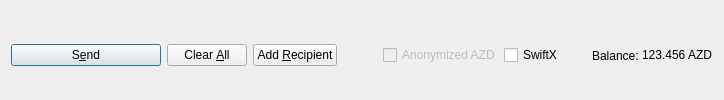
         <widget class="QFrame" name="frame_Send">
          <layout class="QHBoxLayout" name="horizontalLayout">
           <property name="bottomMargin">
            <number>0</number>
           </property>
           <item>
            <widget class="QPushButton" name="sendButton">
             <property name="minimumSize">
              <size>
               <width>150</width>
               <height>0</height>
              </size>
             </property>
             <property name="toolTip">
              <string>Confirm the send action</string>
             </property>
             <property name="text">
              <string>S&amp;end</string>
             </property>
             <property name="icon">
              <iconset resource="../anzudark.qrc">
               <normaloff>:/icons/send</normaloff>:/icons/send</iconset>
             </property>
             <property name="autoDefault">
              <bool>false</bool>
             </property>
             <property name="default">
              <bool>true</bool>
             </property>
            </widget>
           </item>
           <item>
            <widget class="QPushButton" name="clearButton">
             <property name="sizePolicy">
              <sizepolicy hsizetype="Minimum" vsizetype="Fixed">
               <horstretch>0</horstretch>
               <verstretch>0</verstretch>
              </sizepolicy>
             </property>
             <property name="toolTip">
              <string>Clear all fields of the form.</string>
             </property>
             <property name="text">
              <string>Clear &amp;All</string>
             </property>
             <property name="icon">
              <iconset resource="../anzudark.qrc">
               <normaloff>:/icons/remove</normaloff>:/icons/remove</iconset>
             </property>
             <property name="autoDefault">
              <bool>false</bool>
             </property>
            </widget>
           </item>
           <item>
            <widget class="QPushButton" name="addButton">
             <property name="toolTip">
              <string>Send to multiple recipients at once</string>
             </property>
             <property name="text">
              <string>Add &amp;Recipient</string>
             </property>
             <property name="icon">
              <iconset resource="../anzudark.qrc">
               <normaloff>:/icons/add</normaloff>:/icons/add</iconset>
             </property>
             <property name="autoDefault">
              <bool>false</bool>
             </property>
            </widget>
           </item>
           <item>
            <spacer name="horizontalSpacer">
             <property name="orientation">
              <enum>Qt::Horizontal</enum>
             </property>
             <property name="sizeHint" stdset="0">
              <size>
               <width>40</width>
               <height>20</height>
              </size>
             </property>
            </spacer>
           </item>
           <item>
            <layout class="QHBoxLayout" name="horizontalLayout_2">
             <property name="spacing">
              <number>3</number>
             </property>
             <item>
              <widget class="QCheckBox" name="checkzAZD">
               <property name="enabled">
                <bool>false</bool>
               </property>
               <property name="text">
                <string>Anonymized AZD</string>
               </property>
              </widget>
             </item>
             <item>
              <widget class="QCheckBox" name="checkSwiftTX">
               <property name="enabled">
                <bool>true</bool>
               </property>
               <property name="minimumSize">
                <size>
                 <width>85</width>
                 <height>0</height>
                </size>
               </property>
               <property name="text">
                <string>SwiftX</string>
               </property>
              </widget>
             </item>
             <item>
              <widget class="QLabel" name="label">
               <property name="text">
                <string>Balance:</string>
               </property>
              </widget>
             </item>
             <item>
              <widget class="QLabel" name="labelBalance">
               <property name="sizePolicy">
                <sizepolicy hsizetype="Preferred" vsizetype="Fixed">
                 <horstretch>0</horstretch>
                 <verstretch>0</verstretch>
                </sizepolicy>
               </property>
               <property name="cursor">
                <cursorShape>IBeamCursor</cursorShape>
               </property>
               <property name="text">
                <string notr="true">123.456 AZD</string>
               </property>
               <property name="textInteractionFlags">
                <set>Qt::LinksAccessibleByMouse|Qt::TextSelectableByKeyboard|Qt::TextSelectableByMouse</set>
               </property>
              </widget>
             </item>
            </layout>
           </item>
          </layout>
         </widget>
